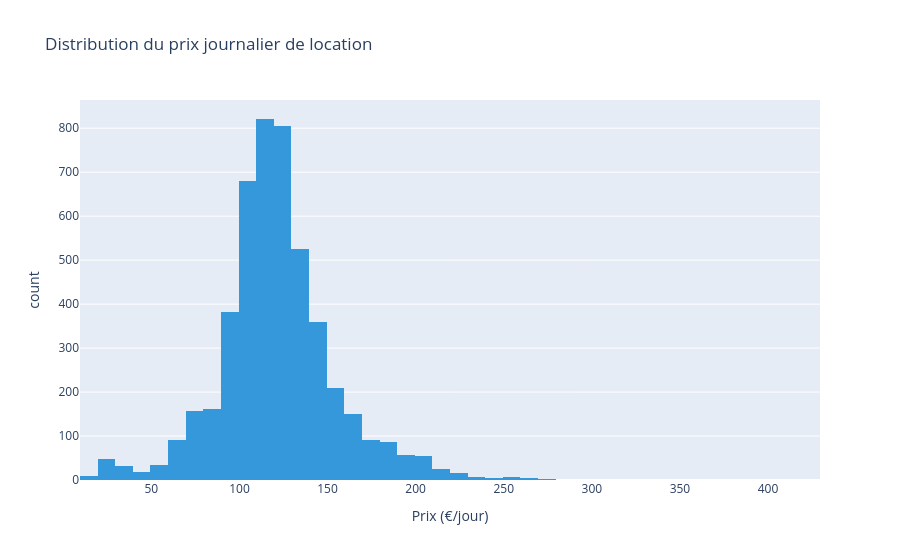

The cell this chart's notebook holds for it:
### Markdown cell above
## 2.2 Analyse exploratoire (EDA)

### Code cell
# Distribution de la variable cible
fig = px.histogram(
    pricing_df,
    x='rental_price_per_day',
    nbins=60,
    title='Distribution du prix journalier de location',
    labels={'rental_price_per_day': 'Prix (€/jour)'},
    color_discrete_sequence=['#3498db']
)
fig.show()
print(f"Prix moyen : {pricing_df['rental_price_per_day'].mean():.1f} €/jour")
print(f"Prix médian: {pricing_df['rental_price_per_day'].median():.1f} €/jour")

### Figure 1 — Plotly figure (JSON) as saved in the notebook; plotly's stock layout.template omitted (floating-point values rounded to 4 significant figures; data arrays with more than 128 entries replaced by an {"elided": "..."} marker saying what was removed)
{"data": [{"bingroup": "x", "hovertemplate": "Prix (€/jour)=%{x}<br>count=%{y}<extra></extra>", "legendgroup": "", "marker": {"color": "#3498db", "pattern": {"shape": ""}}, "name": "", "nbinsx": 60, "orientation": "v", "showlegend": false, "type": "histogram", "x": {"elided": "4843 int values"}, "xaxis": "x", "yaxis": "y"}], "layout": {"barmode": "relative", "legend": {"tracegroupgap": 0}, "title": {"text": "Distribution du prix journalier de location"}, "xaxis": {"anchor": "y", "domain": [0, 1], "title": {"text": "Prix (€/jour)"}}, "yaxis": {"anchor": "x", "domain": [0, 1], "title": {"text": "count"}}}}
